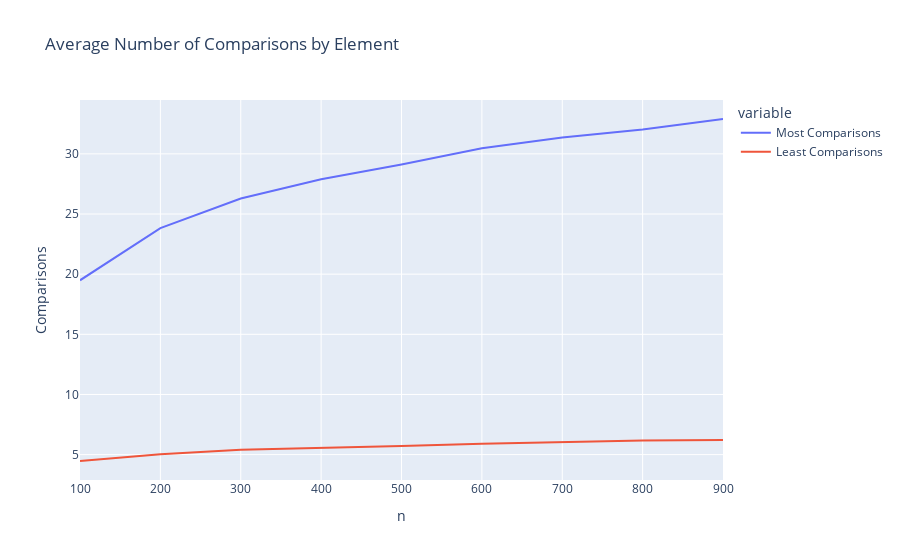

Source (notebook cell):
### Code cell
df = pd.DataFrame(result)
df = df.set_index("n")
display(df)
px.line(df, title = "Average Number of Comparisons by Element", labels = {"value": "Comparisons"})

### Figure 1 — Plotly figure (JSON) as saved in the notebook; plotly's stock layout.template omitted (floating-point values rounded to 4 significant figures)
{"data": [{"hovertemplate": "variable=Most Comparisons<br>n=%{x}<br>Comparisons=%{y}<extra></extra>", "legendgroup": "Most Comparisons", "line": {"color": "#636efa", "dash": "solid"}, "marker": {"symbol": "circle"}, "mode": "lines", "name": "Most Comparisons", "orientation": "v", "showlegend": true, "type": "scatter", "x": [100, 200, 300, 400, 500, 600, 700, 800, 900], "xaxis": "x", "y": [19.49, 23.83, 26.29, 27.9, 29.12, 30.46, 31.37, 32.03, 32.9], "yaxis": "y"}, {"hovertemplate": "variable=Least Comparisons<br>n=%{x}<br>Comparisons=%{y}<extra></extra>", "legendgroup": "Least Comparisons", "line": {"color": "#EF553B", "dash": "solid"}, "marker": {"symbol": "circle"}, "mode": "lines", "name": "Least Comparisons", "orientation": "v", "showlegend": true, "type": "scatter", "x": [100, 200, 300, 400, 500, 600, 700, 800, 900], "xaxis": "x", "y": [4.47, 5.03, 5.402, 5.592, 5.72, 5.898, 6.014, 6.18, 6.22], "yaxis": "y"}], "layout": {"legend": {"title": {"text": "variable"}, "tracegroupgap": 0}, "title": {"text": "Average Number of Comparisons by Element"}, "xaxis": {"anchor": "y", "domain": [0, 1], "title": {"text": "n"}}, "yaxis": {"anchor": "x", "domain": [0, 1], "title": {"text": "Comparisons"}}}}
